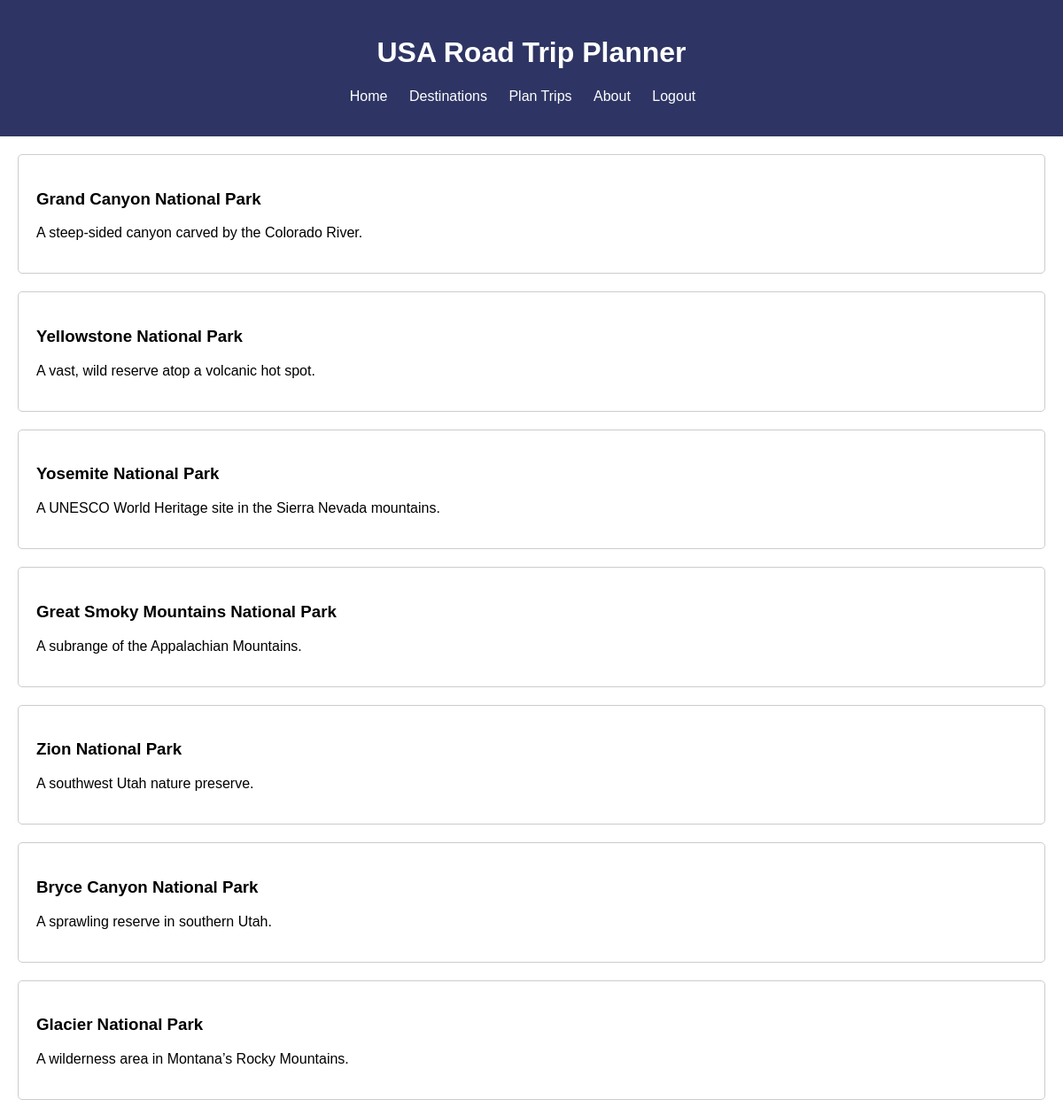
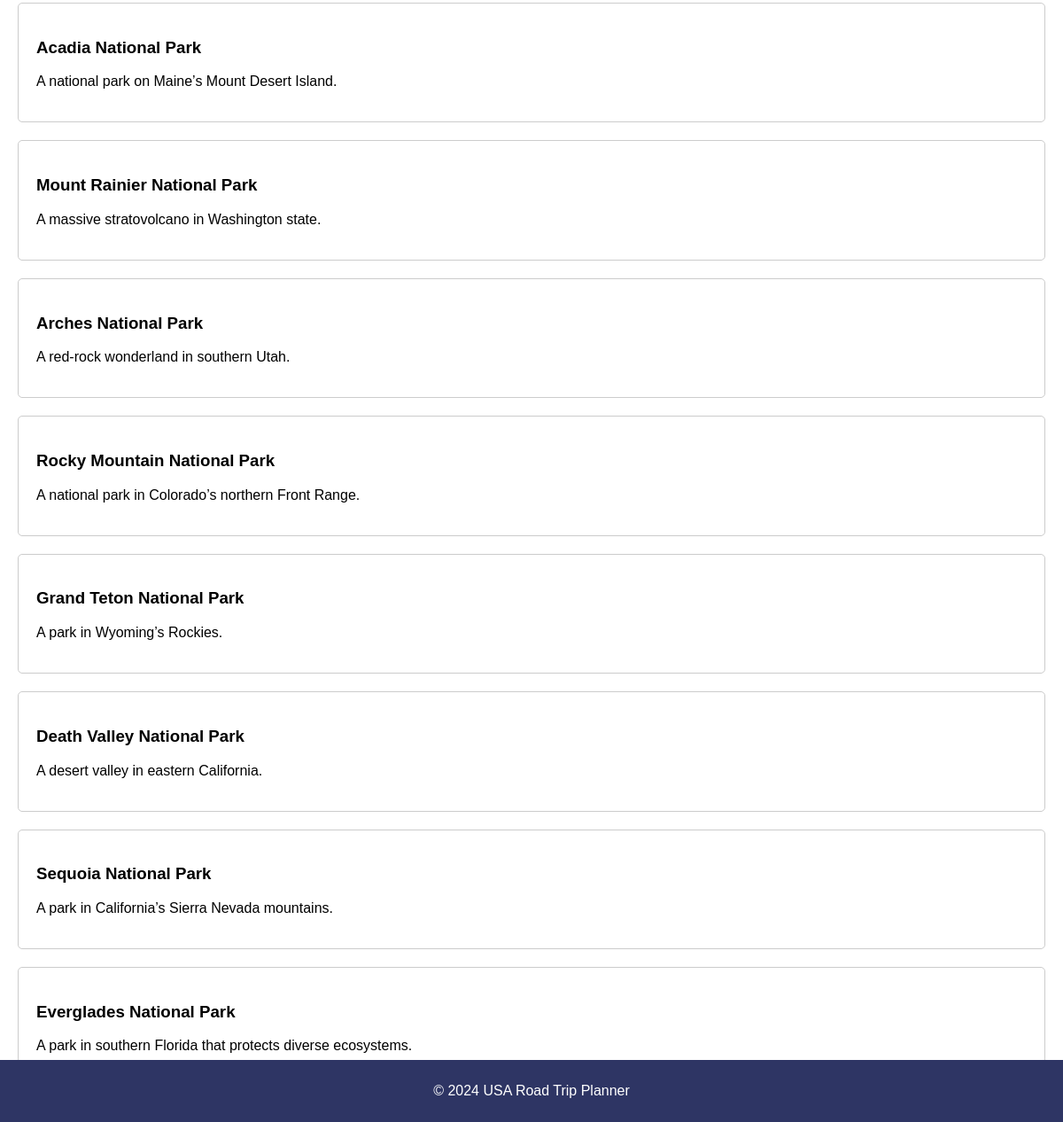
Page /destinations.php on the committed database (2 pictures, top to bottom).
### tables this page shows
CREATE TABLE `destinations` (
  `destination_id` int(11) NOT NULL,
  `destination_name` varchar(100) NOT NULL,
  `city` varchar(100) NOT NULL,
  `state` varchar(100) NOT NULL,
  `description` text DEFAULT NULL,
  `attractions` text DEFAULT NULL,
  `rating` decimal(3,2) DEFAULT NULL
);

### destinations.php (the view, shortened to what this page needs)
<!DOCTYPE html>
<html lang="en">
<head>
    <link rel="stylesheet" href="styles.css">
</head>
<body>
    <header>
        <div class="container">
            <h1>USA Road Trip Planner</h1>
            <nav>
                <ul>
                    <li><a href="home.html">Home</a></li>
                    <li><a href="destinations.php">Destinations</a></li>
                    <li><a href="trips.php">Plan Trips</a></li>
                    <li><a href="about.html">About</a></li>
                    <li><a href="logout.php">Logout</a></li>
                </ul>
            </nav>
        </div>
    </header>
    <main>
        <div class="container">
            <section>
                <?php
                    $mysqli = new mysqli("localhost", "root", "", "road_trip");
                    $query = "SELECT * FROM destinations";
                    $result = $mysqli->query($query);
                    if ($result->num_rows > 0) {
                        while($row = $result->fetch_assoc()) {
                            echo '<div class="destination">';
                            echo '<h3>' . $row["destination_name"] . '</h3>';
                            echo '<p>' . $row["description"] . '</p>';
                            echo '</div>';
                        }
                    } else {
                        echo "No destinations found.";
                    }
                ?>
            </section>
        </div>
    </main>
    <footer>
        <div class="container">
            <p>&copy; 2024 USA Road Trip Planner</p>
        </div>
    </footer>
</body>
</html>

### styles.css (style rules this page uses)
body { font-family: Arial, sans-serif; margin: 0; padding: 0; }
.container { max-width: 1200px; margin: 0 auto; padding: 0 20px; }
header { background-color: #2e3564; color: #fff; padding: 20px 0; text-align: center; }
nav ul { list-style-type: none; padding: 0; text-align: center; }
nav ul li { display: inline; margin-right: 20px; }
nav ul li a { text-decoration: none; color: #fff; }
main { padding: 20px 0; }
footer { background-color: #2e3564; color: #fff; text-align: center; padding: 10px 0; position: fixed; bottom: 0; width: 100%; }
.destination, .tip { margin-bottom: 20px; padding: 20px; border: 1px solid #ccc; border-radius: 5px; }

### rows in the picture
destinations: destination_name "Grand Canyon National Park", description "A steep-sided canyon carved by the Colorado River."
destinations: destination_name "Yellowstone National Park", description "A vast, wild reserve atop a volcanic hot spot."
destinations: destination_name "Yosemite National Park", description "A UNESCO World Heritage site in the Sierra Nevada mountains."
destinations: destination_name "Great Smoky Mountains National Park", description "A subrange of the Appalachian Mountains."
destinations: destination_name "Zion National Park", description "A southwest Utah nature preserve."
destinations: destination_name "Bryce Canyon National Park", description "A sprawling reserve in southern Utah."
destinations: destination_name "Glacier National Park", description "A wilderness area in Montana’s Rocky Mountains."
destinations: destination_name "Acadia National Park", description "A national park on Maine’s Mount Desert Island."
destinations: destination_name "Mount Rainier National Park", description "A massive stratovolcano in Washington state."
destinations: destination_name "Arches National Park", description "A red-rock wonderland in southern Utah."
destinations: destination_name "Rocky Mountain National Park", description "A national park in Colorado’s northern Front Range."
destinations: destination_name "Grand Teton National Park", description "A park in Wyoming’s Rockies."
destinations: destination_name "Death Valley National Park", description "A desert valley in eastern California."
destinations: destination_name "Sequoia National Park", description "A park in California’s Sierra Nevada mountains."
destinations: destination_name "Everglades National Park", description "A park in southern Florida that protects diverse ecosystems."
